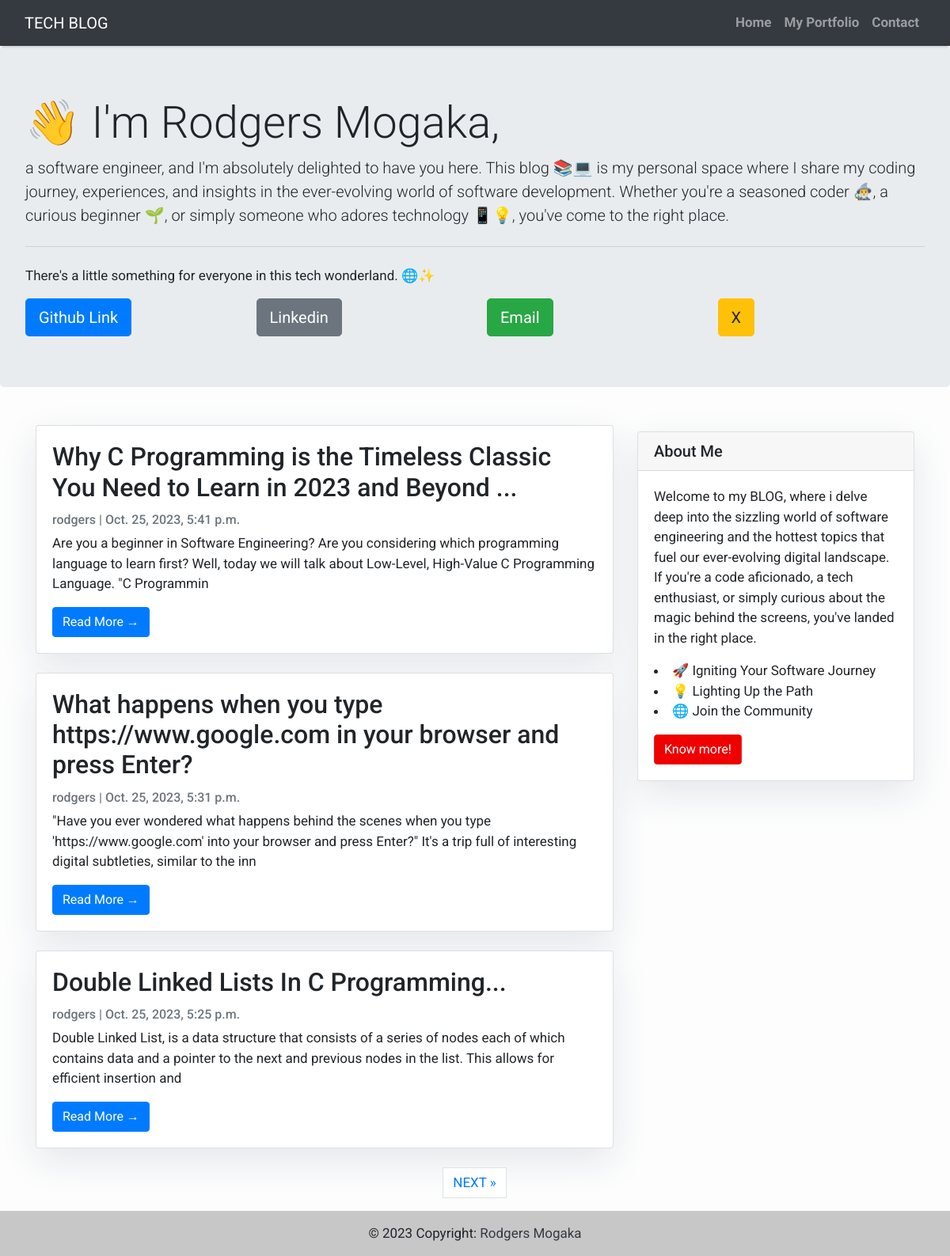
The page / on the database its author committed.
### blog/models.py (models this page shows, shortened)
class Post(models.Model):
    title = models.CharField(max_length=200, unique=True)
    slug = models.SlugField(max_length=200, unique=True)
    author = models.ForeignKey(User, on_delete= models.CASCADE,related_name='blog_posts')
    updated_on = models.DateTimeField(auto_now= True)
    content = models.TextField()
    created_on = models.DateTimeField(auto_now_add=True)
    status = models.IntegerField(choices=STATUS, default=0)
    class Meta:
        ordering = ['-created_on']

### blog/views.py (the view)
# urls.py: path("", views.PostList.as_view(), name="home"),
class PostList(generic.ListView):
    queryset = Post.objects.filter(status=1).order_by("-created_on")
    template_name = "index.html"
    paginate_by = 3

### templates/index.html (shortened to what this page needs)
{% extends "base.html" %}
{% block content %}
    <div class="jumbotron">
        <h1 class="display-4">👋 I'm Rodgers Mogaka,</h1>
        <p class="lead">a software engineer, and I'm absolutely delighted to have you here.
            This blog 📚💻 is my personal space where I share my coding journey, experiences, and insights
             in the ever-evolving world of software development. Whether you're a seasoned coder 🧙‍♂️, a curious beginner 🌱, or simply someone who adores technology 📱💡, you've come to
             the right place. </p>
        <hr class="my-4">
        <p>There's a little something for everyone in this tech wonderland. 🌐✨ &nbsp</p>
        <div class="row">
            <div class="col-md-3">
                <a class="btn btn-primary btn-lg" href="https://github.com/rodgersxy" role="button">Github Link</a>
            </div>
            <div class="col-md-3">
                <a class="btn btn-secondary btn-lg" href="https://www.linkedin.com/in/rodgers-dev/" role="button">Linkedin</a>
            </div>
            <div class="col-md-3">
                <a class="btn btn-success btn-lg" href="mailto:mogakaroy@gmail.com" role="button">Email</a>
            </div>
            <div class="col-md-3">
                <a class="btn btn-warning btn-lg" href="https://twitter.com/rodgerwilly" role="button">X</a>
            </div>
        </div>
      </div>
    <div class="container">
        <div class="row">
            <div class="col-md-8 mt-3 left">
                {% for post in post_list %}
                    <div class="card mb-4">
                        <div class="card-body">
                            <h2 class="card-title">{{ post.title }}</h2>
                            <p class="card-text text-muted h6">{{ post.author }} | {{ post.created_on}}  </p>
                            <p class="card-text">{{post.content|safe|slice:":200" }}</p>
                            <a href="{% url 'post_detail' post.slug  %}" class="btn btn-primary">Read More &rarr;</a>
                        </div>
                    </div>
                {% endfor %}
            </div>
            {% block sidebar %}
                {% include 'sidebar.html' %}
            {% endblock sidebar %}
        </div>
    </div>
    {% if is_paginated %}
        <ul class="pagination justify-content-center">
            {% if page_obj.has_next %}
                <li><a href="?page={{ page_obj.next_page_number }}" class="page-link"> NEXT &raquo;</a></li>
            {% endif %}
        </ul>
    {% endif %}
{%endblock%}

### templates/base.html (shortened to what this page needs)
<!DOCTYPE html>
<html>
  <head>
    <link
      rel="stylesheet"
      href="https://maxcdn.bootstrapcdn.com/bootstrap/4.0.0/css/bootstrap.min.css"
    />
  </head>
  <body>
    <nav class="navbar navbar-expand-lg navbar-dark bg-dark shadow" id="mainNav">
      <div class="container-fluid">
        <a class="navbar-brand" href="{% url 'home' %}" > TECH BLOG</a>
        <div class="collapse navbar-collapse" id="navbarResponsive">
          <ul class="navbar-nav ml-auto">
            <li class="nav-item text-black">
              <a
                class="nav-link text-black font-weight-bold"
                href="{% url 'home' %}"
                >Home</a
              >
            </li>
            <li class="nav-item text-black">
              <a
                class="nav-link text-black font-weight-bold"
                href="https://roydev.netlify.app/"
                >My Portfolio</a
              >
            </li>
            <li class="nav-item text-black">
              <a
                class="nav-link text-black font-weight-bold"
                href="{% url 'contact' %}"
                >Contact</a
              >
            </li>
          </ul>
        </div>
      </div>
    </nav>
            {% block content %}{% endblock content %}
     <footer class="bg-light text-center text-lg-start">
      <div class="text-center p-3" style="background-color: rgba(0, 0, 0, 0.2);">
        © 2023 Copyright:
        <a class="text-dark" href="https://roydev.netlify.app/">Rodgers Mogaka</a>
      </div>
    </footer>
  </body>
</html>

### templates/sidebar.html (shortened to what this page needs)
{% block sidebar %}
<div class="col-md-4 float-right ">
<div class="card my-4">
        <h5 class="card-header">About Me</h5>
    <div class="card-body">
        <p class="card-text">
        Welcome to my BLOG, where i delve deep into the sizzling world of software engineering and
        the hottest topics that fuel our ever-evolving digital landscape. If you're a code aficionado, a tech enthusiast,
        or simply curious about the magic behind the screens, you've landed in the right place.
        <li>🚀 Igniting Your Software Journey</li>
        <li>💡 Lighting Up the Path</li>
        <li>🌐 Join the Community</li>
        </p>
        <a href="{% url 'home' %}"
           class="btn btn-danger">Know more!</a>
    </div>
</div>
</div>
{% endblock sidebar %}

### templates/base.html (style rules this page uses)
body { font-family: "Roboto", sans-serif; font-size: 17px; background-color: #fdfdfd; }
.shadow { box-shadow: 0 4px 2px -2px rgba(0,0,0,0.1); }
.btn-danger { color: #fff; background-color: #f00000; border-color: #dc281e; }

### templates/sidebar.html (style rules this page uses)
.card { box-shadow: 0 16px 48px #E3E7EB; }

### rows shown on the page
Post: title "Why C Programming is the Timeless Classic You Need to Learn in 2023 and Beyond ...", author "rodgers", created_on "Oct. 25, 2023, 5:41 p.m.", content "Are you a beginner in Software Engineering? Are you considering which programming language to learn first? Well, today we will talk about Low-Level, High-Value C Programming Language. \"C Programmin"
Post: title "What happens when you type https://www.google.com in your browser and press Enter?", author "rodgers", created_on "Oct. 25, 2023, 5:31 p.m.", content "\"Have you ever wondered what happens behind the scenes when you type 'https://www.google.com' into your browser and press Enter?\" It's a trip full of interesting digital subtleties, similar to the inn"
Post: title "Double Linked Lists In C Programming...", author "rodgers", created_on "Oct. 25, 2023, 5:25 p.m.", content "Double Linked List, is a data structure that consists of a series of nodes each of which contains data and a pointer to the next and previous nodes in the list. This allows for efficient insertion and"
